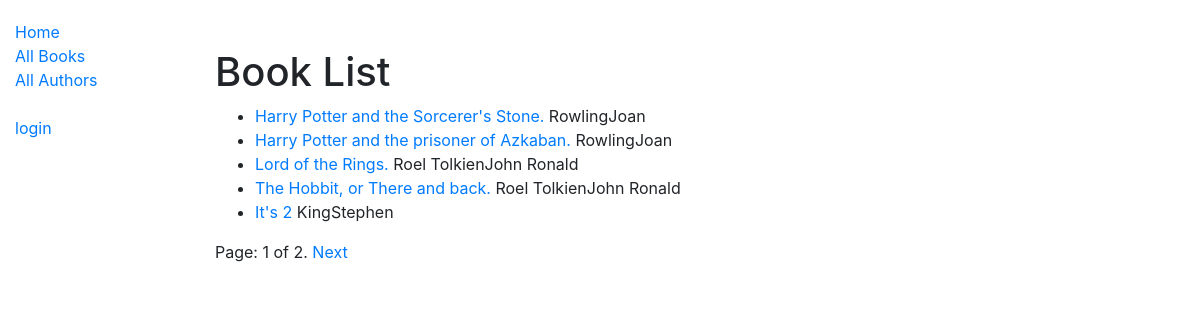
/catalog/books/, run on the app's committed database.
### catalog/models.py (models this page shows, shortened)
class Book(models.Model):
    title = models.CharField(max_length=200)
    slug = models.SlugField(max_length=150, unique=True)
    author = models.ForeignKey('Author', on_delete=models.SET_NULL, null=True)
    summary = models.TextField(max_length=1000)
    isbn = models.CharField('ISBN', max_length=13)
    genre = models.ManyToManyField(Genre)
    def get_absolute_url(self):
        return reverse('book-detail', args=[str(self.slug)])
    def display_genre(self):
        return ', ' .join([genre.name for genre in self.genre.all()[:3]])
    display_genre.short_description = 'Genre'

class Author(models.Model):
    slug = models.SlugField(max_length=150, unique=True)
    first_name = models.CharField(max_length=100)
    last_name = models.CharField(max_length=100)
    date_of_birth = models.DateField(null=True, blank=True)
    date_of_death = models.DateField('Died', null=True, blank=True)
    def __str__(self):
        return '{0}{1}' .format(self.last_name, self.first_name)

### catalog/views.py (the view)
# urls.py: path('books/', views.BookListView.as_view(), name='books'),
class BookListView(generic.ListView):
    model = Book
    paginate_by = 5

### catalog/templates/catalog/book_list.html
{% extends 'base_generic.html' %}
{% block content %}
    <br>
    <br>
    <h1>Book List</h1>
    {% if book_list %}
        <ul>
            {% for book in book_list %}
            <li>
                <a href="{{ book.get_absolute_url }}">{{ book.title }}</a> {{ book.author }}
            </li>
            {% endfor %}
        </ul>
    {% else %}
        <p>There are no books in library</p>
    {% endif %}
{% endblock %}

### data on the page
Book: title "Harry Potter and the Sorcerer's Stone.", author "RowlingJoan"
Book: title "Harry Potter and the prisoner of Azkaban.", author "RowlingJoan"
Book: title "Lord of the Rings.", author "Roel TolkienJohn Ronald"
Book: title "The Hobbit, or There and back.", author "Roel TolkienJohn Ronald"
Book: title "It's 2", author "KingStephen"

### other printed values
{{ page_obj.number }} "1"
{{ page_obj.paginator.num_pages }} "2"
